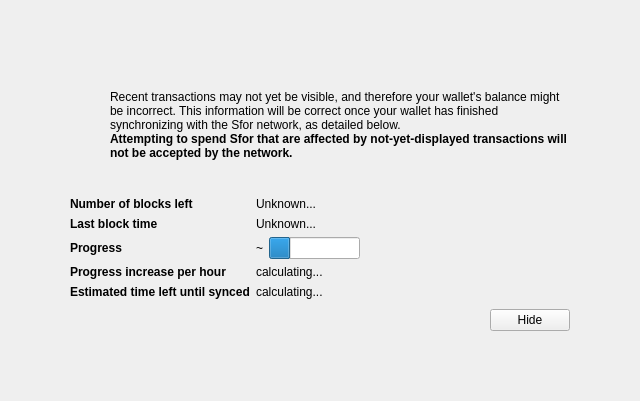
<?xml version="1.0" encoding="UTF-8"?>
<ui version="4.0">
 <class>ModalOverlay</class>
 <widget class="ModalOverlay" name="ModalOverlay">
  <property name="geometry">
   <rect>
    <x>0</x>
    <y>0</y>
    <width>640</width>
    <height>401</height>
   </rect>
  </property>
  <property name="windowTitle">
   <string>Form</string>
  </property>
  <layout class="QVBoxLayout" name="verticalLayout" stretch="0">
   <property name="sizeConstraint">
    <enum>QLayout::SetDefaultConstraint</enum>
   </property>
   <property name="leftMargin">
    <number>0</number>
   </property>
   <property name="topMargin">
    <number>0</number>
   </property>
   <property name="rightMargin">
    <number>0</number>
   </property>
   <property name="bottomMargin">
    <number>0</number>
   </property>
   <item>
    <widget class="QWidget" name="bgWidget" native="true">
     <property name="styleSheet">
      <string notr="true"/>
     </property>
     <layout class="QVBoxLayout" name="verticalLayoutMain" stretch="0">
      <property name="leftMargin">
       <number>60</number>
      </property>
      <property name="topMargin">
       <number>60</number>
      </property>
      <property name="rightMargin">
       <number>60</number>
      </property>
      <property name="bottomMargin">
       <number>60</number>
      </property>
      <item>
       <widget class="QWidget" name="contentWidget" native="true">
        <property name="styleSheet">
         <string notr="true"/>
        </property>
        <layout class="QVBoxLayout" name="verticalLayoutSub" stretch="1,0,0,0,0">
         <property name="spacing">
          <number>0</number>
         </property>
         <property name="leftMargin">
          <number>10</number>
         </property>
         <property name="topMargin">
          <number>10</number>
         </property>
         <property name="rightMargin">
          <number>10</number>
         </property>
         <property name="bottomMargin">
          <number>10</number>
         </property>
         <item>
          <layout class="QHBoxLayout" name="horizontalLayoutIconText" stretch="0,1">
           <property name="topMargin">
            <number>20</number>
           </property>
           <item>
            <layout class="QVBoxLayout" name="verticalLayoutIcon">
             <property name="leftMargin">
              <number>0</number>
             </property>
             <item>
              <widget class="QPushButton" name="warningIcon">
               <property name="enabled">
                <bool>false</bool>
               </property>
               <property name="text">
                <string/>
               </property>
               <property name="icon">
                <iconset>
                 <normaloff>:/icons/warning</normaloff>
                 <disabledoff>:/icons/warning</disabledoff>:/icons/warning</iconset>
               </property>
               <property name="iconSize">
                <size>
                 <width>48</width>
                 <height>48</height>
                </size>
               </property>
               <property name="flat">
                <bool>true</bool>
               </property>
              </widget>
             </item>
             <item>
              <spacer name="verticalSpacerWarningIcon">
               <property name="orientation">
                <enum>Qt::Vertical</enum>
               </property>
               <property name="sizeHint" stdset="0">
                <size>
                 <width>20</width>
                 <height>40</height>
                </size>
               </property>
              </spacer>
             </item>
            </layout>
           </item>
           <item>
            <layout class="QVBoxLayout" name="verticalLayoutInfoText">
             <property name="leftMargin">
              <number>0</number>
             </property>
             <property name="topMargin">
              <number>0</number>
             </property>
             <item>
              <widget class="QLabel" name="infoText">
               <property name="text">
                <string>Recent transactions may not yet be visible, and therefore your wallet's balance might be incorrect. This information will be correct once your wallet has finished synchronizing with the Sfor network, as detailed below.</string>
               </property>
               <property name="textFormat">
                <enum>Qt::RichText</enum>
               </property>
               <property name="wordWrap">
                <bool>true</bool>
               </property>
              </widget>
             </item>
             <item>
              <widget class="QLabel" name="infoTextStrong">
               <property name="font">
                <font>
                 <weight>75</weight>
                 <bold>true</bold>
                </font>
               </property>
               <property name="text">
                <string>Attempting to spend Sfor that are affected by not-yet-displayed transactions will not be accepted by the network.</string>
               </property>
               <property name="textFormat">
                <enum>Qt::RichText</enum>
               </property>
               <property name="wordWrap">
                <bool>true</bool>
               </property>
              </widget>
             </item>
             <item>
              <spacer name="verticalSpacerInTextSpace">
               <property name="orientation">
                <enum>Qt::Vertical</enum>
               </property>
               <property name="sizeHint" stdset="0">
                <size>
                 <width>20</width>
                 <height>40</height>
                </size>
               </property>
              </spacer>
             </item>
            </layout>
           </item>
          </layout>
         </item>
         <item>
          <spacer name="verticalSpacerAfterText">
           <property name="orientation">
            <enum>Qt::Vertical</enum>
           </property>
           <property name="sizeHint" stdset="0">
            <size>
             <width>20</width>
             <height>40</height>
            </size>
           </property>
          </spacer>
         </item>
         <item>
          <layout class="QFormLayout" name="formLayout">
           <property name="fieldGrowthPolicy">
            <enum>QFormLayout::FieldsStayAtSizeHint</enum>
           </property>
           <property name="horizontalSpacing">
            <number>6</number>
           </property>
           <property name="verticalSpacing">
            <number>6</number>
           </property>
           <property name="topMargin">
            <number>10</number>
           </property>
           <item row="0" column="0">
            <widget class="QLabel" name="labelNumberOfBlocksLeft">
             <property name="font">
              <font>
               <weight>75</weight>
               <bold>true</bold>
              </font>
             </property>
             <property name="text">
              <string>Number of blocks left</string>
             </property>
            </widget>
           </item>
           <item row="0" column="1">
            <widget class="QLabel" name="numberOfBlocksLeft">
             <property name="text">
              <string>Unknown...</string>
             </property>
            </widget>
           </item>
           <item row="1" column="0">
            <widget class="QLabel" name="labelLastBlockTime">
             <property name="font">
              <font>
               <weight>75</weight>
               <bold>true</bold>
              </font>
             </property>
             <property name="text">
              <string>Last block time</string>
             </property>
            </widget>
           </item>
           <item row="1" column="1">
            <widget class="QLabel" name="newestBlockDate">
             <property name="sizePolicy">
              <sizepolicy hsizetype="Maximum" vsizetype="Preferred">
               <horstretch>0</horstretch>
               <verstretch>0</verstretch>
              </sizepolicy>
             </property>
             <property name="text">
              <string>Unknown...</string>
             </property>
            </widget>
           </item>
           <item row="2" column="0">
            <widget class="QLabel" name="labelSyncDone">
             <property name="font">
              <font>
               <weight>75</weight>
               <bold>true</bold>
              </font>
             </property>
             <property name="text">
              <string>Progress</string>
             </property>
            </widget>
           </item>
           <item row="2" column="1">
            <layout class="QHBoxLayout" name="horizontalLayoutSync" stretch="0,1">
             <item>
              <widget class="QLabel" name="percentageProgress">
               <property name="text">
                <string notr="true">~</string>
               </property>
              </widget>
             </item>
             <item>
              <widget class="QProgressBar" name="progressBar">
               <property name="value">
                <number>24</number>
               </property>
               <property name="format">
                <string/>
               </property>
              </widget>
             </item>
            </layout>
           </item>
           <item row="4" column="0">
            <widget class="QLabel" name="labelProgressIncrease">
             <property name="font">
              <font>
               <weight>75</weight>
               <bold>true</bold>
              </font>
             </property>
             <property name="text">
              <string>Progress increase per hour</string>
             </property>
            </widget>
           </item>
           <item row="4" column="1">
            <widget class="QLabel" name="progressIncreasePerH">
             <property name="text">
              <string>calculating...</string>
             </property>
            </widget>
           </item>
           <item row="5" column="0">
            <widget class="QLabel" name="labelEstimatedTimeLeft">
             <property name="font">
              <font>
               <weight>75</weight>
               <bold>true</bold>
              </font>
             </property>
             <property name="text">
              <string>Estimated time left until synced</string>
             </property>
            </widget>
           </item>
           <item row="5" column="1">
            <widget class="QLabel" name="expectedTimeLeft">
             <property name="text">
              <string>calculating...</string>
             </property>
            </widget>
           </item>
          </layout>
         </item>
         <item>
          <layout class="QHBoxLayout" name="horizontalLayoutButtons">
           <property name="leftMargin">
            <number>10</number>
           </property>
           <property name="topMargin">
            <number>10</number>
           </property>
           <item>
            <spacer name="horizontalSpacer">
             <property name="orientation">
              <enum>Qt::Horizontal</enum>
             </property>
             <property name="sizeHint" stdset="0">
              <size>
               <width>40</width>
               <height>20</height>
              </size>
             </property>
            </spacer>
           </item>
           <item>
            <widget class="QPushButton" name="closeButton">
             <property name="text">
              <string>Hide</string>
             </property>
            </widget>
           </item>
          </layout>
         </item>
         <item>
          <layout class="QVBoxLayout" name="verticalLayout_2">
           <item>
            <spacer name="verticalSpacer">
             <property name="orientation">
              <enum>Qt::Vertical</enum>
             </property>
             <property name="sizeHint" stdset="0">
              <size>
               <width>20</width>
               <height>40</height>
              </size>
             </property>
            </spacer>
           </item>
          </layout>
         </item>
        </layout>
       </widget>
      </item>
     </layout>
    </widget>
   </item>
  </layout>
 </widget>
 <customwidgets>
  <customwidget>
   <class>ModalOverlay</class>
   <extends>QWidget</extends>
   <header>modaloverlay.h</header>
   <container>1</container>
  </customwidget>
 </customwidgets>
 <resources/>
 <connections/>
</ui>
